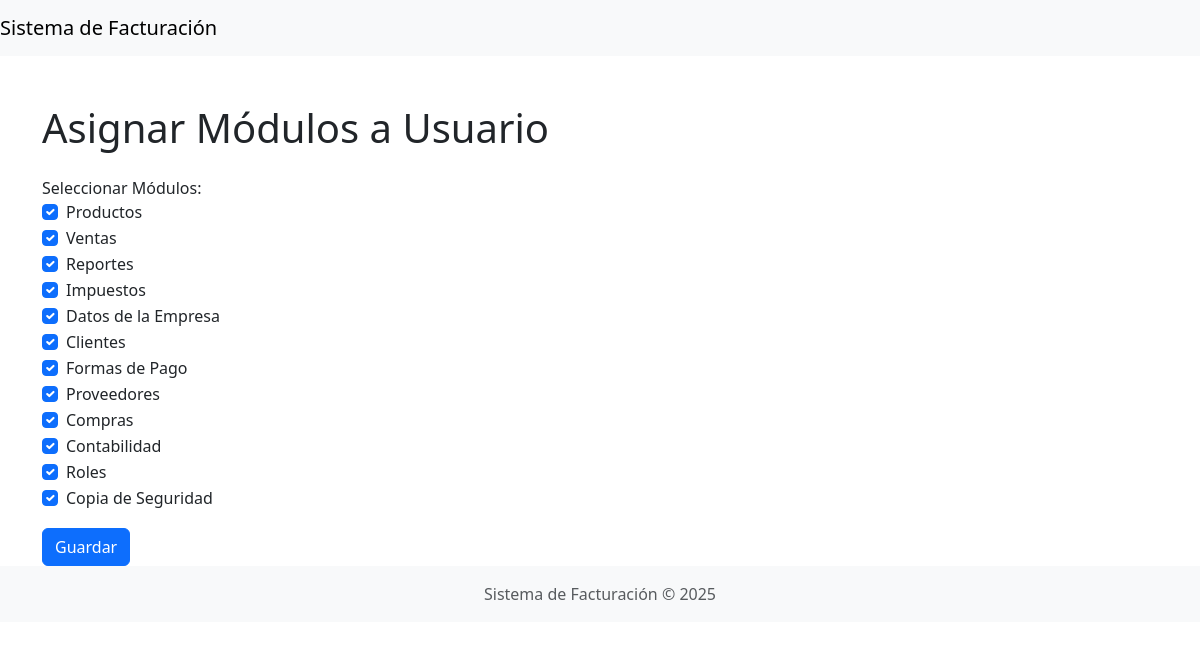
/roles/asignar_modulos.php?usuario_id=22, run on the app's committed database.
### tables this page shows
CREATE TABLE `modulos` (
  `id` int(11) NOT NULL AUTO_INCREMENT,
  `nombre` varchar(100) NOT NULL,
  PRIMARY KEY (`id`)
);

### db.php (called while the page is built, shortened)
<?php
if (!class_exists('Database')) {
    class Database
    {
        private $conn;
        public function __construct()
        {
            $this->conn = new mysqli(DB_HOST, DB_USER, DB_PASS, DB_NAME);
        }
        public function query($sql)
        {
            return $this->conn->query($sql);
        }
    }
}

### roles/asignar_modulos.php (the view, shortened to what this page needs)
<?php
include '../db.php';
$db = new Database();
$usuario_id = $_GET['usuario_id'] ?? null;
$modulos = $db->query("SELECT * FROM modulos");
$modulos_asignados = [];
if ($usuario_id) {
    $result = $db->query("SELECT modulo_id FROM usuario_modulos WHERE usuario_id = $usuario_id");
    while ($row = $result->fetch_assoc()) {
        $modulos_asignados[] = $row['modulo_id'];
    }
}
?>
<?php include '../includes/header.php'; ?>
<div class="container mt-5">
    <h1 class="mb-4">Asignar Módulos a Usuario</h1>
    <form method="POST">
        <div class="form-group">
            <label>Seleccionar Módulos:</label>
            <?php while ($modulo = $modulos->fetch_assoc()): ?>
                <div class="form-check">
                    <input class="form-check-input" type="checkbox" name="modulos[]" value="<?php echo $modulo['id']; ?>"
                        <?php echo in_array($modulo['id'], $modulos_asignados) ? 'checked' : ''; ?>>
                    <label class="form-check-label"><?php echo $modulo['nombre']; ?></label>
                </div>
            <?php endwhile; ?>
        </div>
        <button type="submit" class="btn btn-primary mt-3">Guardar</button>
    </form>
</div>
<?php include '../includes/footer.php'; ?>

### data on the page
modulos: id "☑", nombre "Productos"
modulos: id "☑", nombre "Ventas"
modulos: id "☑", nombre "Reportes"
modulos: id "☑", nombre "Impuestos"
modulos: id "☑", nombre "Datos de la Empresa"
modulos: id "☑", nombre "Clientes"
modulos: id "☑", nombre "Formas de Pago"
modulos: id "☑", nombre "Proveedores"
modulos: id "☑", nombre "Compras"
modulos: id "☑", nombre "Contabilidad"
modulos: id "☑", nombre "Roles"
modulos: id "☑", nombre "Copia de Seguridad"
